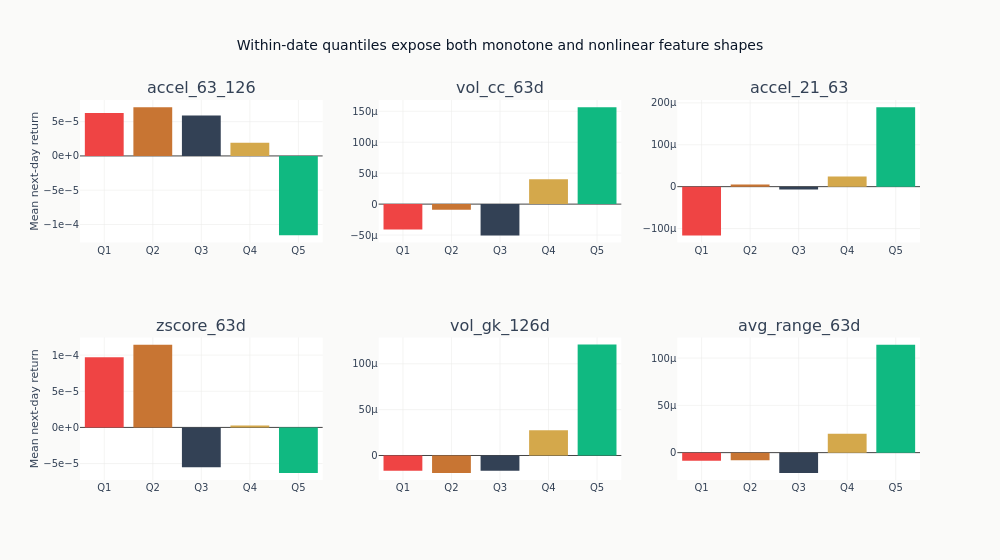

Notebook source saved alongside this figure:
### Code cell
if quantile_spreads:
    features_to_show = list(quantile_spreads)[:6]
    figure_rows = (len(features_to_show) + 2) // 3
    fig = make_subplots(rows=figure_rows, cols=3, subplot_titles=features_to_show)
    quantile_colors = [
        COLORS["negative"],
        COLORS["copper"],
        COLORS["neutral"],
        COLORS["amber"],
        COLORS["positive"],
    ]
    for index, feature in enumerate(features_to_show):
        row, column = divmod(index, 3)
        fig.add_trace(
            go.Bar(
                x=[f"Q{quantile + 1}" for quantile in range(N_QUANTILES)],
                y=quantile_spreads[feature],
                marker_color=quantile_colors,
                showlegend=False,
            ),
            row=row + 1,
            col=column + 1,
        )
    fig.update_layout(
        title="Within-date quantiles expose both monotone and nonlinear feature shapes",
        height=280 * figure_rows,
        width=1000,
    )
    for row in range(1, figure_rows + 1):
        fig.update_yaxes(title_text="Mean next-day return", tickformat=".0e", row=row, col=1)
    fig.show()

### Figure 1 — Plotly figure (JSON) as saved in the notebook; plotly's stock layout.template omitted (floating-point values rounded to 4 significant figures)
{"data": [{"marker": {"color": ["#ef4444", "#C87533", "#334155", "#D4A84B", "#10b981"]}, "showlegend": false, "type": "bar", "x": ["Q1", "Q2", "Q3", "Q4", "Q5"], "xaxis": "x", "y": [6.256e-05, 7.12e-05, 5.882e-05, 1.939e-05, -0.0001159], "yaxis": "y"}, {"marker": {"color": ["#ef4444", "#C87533", "#334155", "#D4A84B", "#10b981"]}, "showlegend": false, "type": "bar", "x": ["Q1", "Q2", "Q3", "Q4", "Q5"], "xaxis": "x2", "y": [-4.119e-05, -9.176e-06, -5.052e-05, 4.023e-05, 0.0001567], "yaxis": "y2"}, {"marker": {"color": ["#ef4444", "#C87533", "#334155", "#D4A84B", "#10b981"]}, "showlegend": false, "type": "bar", "x": ["Q1", "Q2", "Q3", "Q4", "Q5"], "xaxis": "x3", "y": [-0.0001163, 5.074e-06, -7.038e-06, 2.448e-05, 0.0001898], "yaxis": "y3"}, {"marker": {"color": ["#ef4444", "#C87533", "#334155", "#D4A84B", "#10b981"]}, "showlegend": false, "type": "bar", "x": ["Q1", "Q2", "Q3", "Q4", "Q5"], "xaxis": "x4", "y": [9.697e-05, 0.0001145, -5.5e-05, 2.471e-06, -6.29e-05], "yaxis": "y4"}, {"marker": {"color": ["#ef4444", "#C87533", "#334155", "#D4A84B", "#10b981"]}, "showlegend": false, "type": "bar", "x": ["Q1", "Q2", "Q3", "Q4", "Q5"], "xaxis": "x5", "y": [-1.667e-05, -1.895e-05, -1.675e-05, 2.755e-05, 0.0001209], "yaxis": "y5"}, {"marker": {"color": ["#ef4444", "#C87533", "#334155", "#D4A84B", "#10b981"]}, "showlegend": false, "type": "bar", "x": ["Q1", "Q2", "Q3", "Q4", "Q5"], "xaxis": "x6", "y": [-8.516e-06, -8.121e-06, -2.14e-05, 1.986e-05, 0.0001142], "yaxis": "y6"}], "layout": {"annotations": [{"font": {"size": 16}, "showarrow": false, "text": "accel_63_126", "x": 0.1444, "xanchor": "center", "xref": "paper", "y": 1.0, "yanchor": "bottom", "yref": "paper"}, {"font": {"size": 16}, "showarrow": false, "text": "vol_cc_63d", "x": 0.5, "xanchor": "center", "xref": "paper", "y": 1.0, "yanchor": "bottom", "yref": "paper"}, {"font": {"size": 16}, "showarrow": false, "text": "accel_21_63", "x": 0.8556, "xanchor": "center", "xref": "paper", "y": 1.0, "yanchor": "bottom", "yref": "paper"}, {"font": {"size": 16}, "showarrow": false, "text": "zscore_63d", "x": 0.1444, "xanchor": "center", "xref": "paper", "y": 0.375, "yanchor": "bottom", "yref": "paper"}, {"font": {"size": 16}, "showarrow": false, "text": "vol_gk_126d", "x": 0.5, "xanchor": "center", "xref": "paper", "y": 0.375, "yanchor": "bottom", "yref": "paper"}, {"font": {"size": 16}, "showarrow": false, "text": "avg_range_63d", "x": 0.8556, "xanchor": "center", "xref": "paper", "y": 0.375, "yanchor": "bottom", "yref": "paper"}], "height": 560, "title": {"text": "Within-date quantiles expose both monotone and nonlinear feature shapes"}, "width": 1000, "xaxis": {"anchor": "y", "domain": [0.0, 0.2889]}, "xaxis2": {"anchor": "y2", "domain": [0.3556, 0.6444]}, "xaxis3": {"anchor": "y3", "domain": [0.7111, 1.0]}, "xaxis4": {"anchor": "y4", "domain": [0.0, 0.2889]}, "xaxis5": {"anchor": "y5", "domain": [0.3556, 0.6444]}, "xaxis6": {"anchor": "y6", "domain": [0.7111, 1.0]}, "yaxis": {"anchor": "x", "domain": [0.625, 1.0], "tickformat": ".0e", "title": {"text": "Mean next-day return"}}, "yaxis2": {"anchor": "x2", "domain": [0.625, 1.0]}, "yaxis3": {"anchor": "x3", "domain": [0.625, 1.0]}, "yaxis4": {"anchor": "x4", "domain": [0.0, 0.375], "tickformat": ".0e", "title": {"text": "Mean next-day return"}}, "yaxis5": {"anchor": "x5", "domain": [0.0, 0.375]}, "yaxis6": {"anchor": "x6", "domain": [0.0, 0.375]}}}
